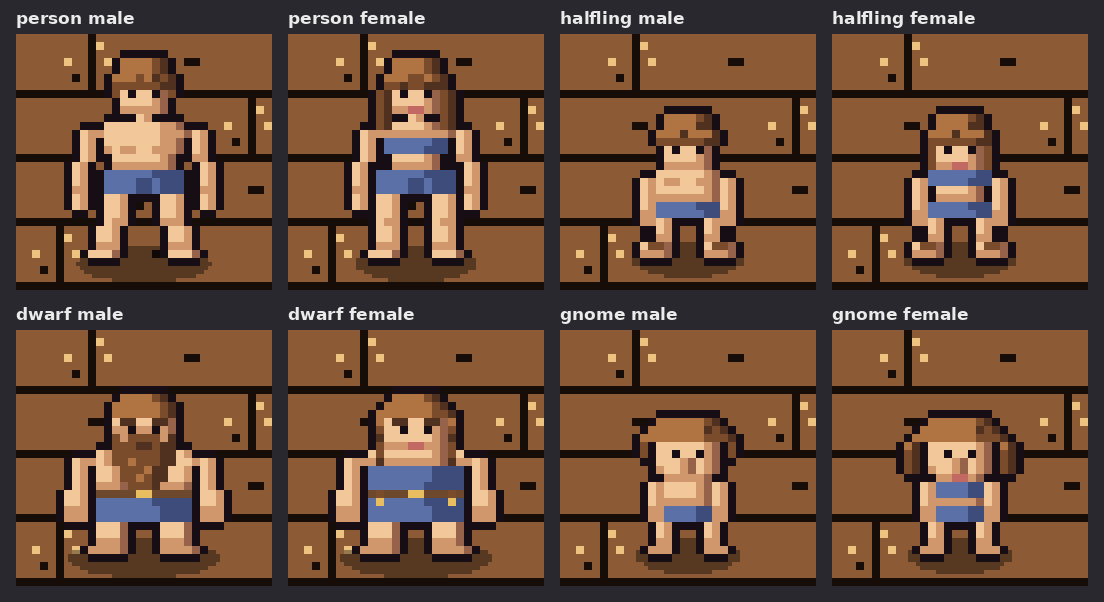
#> input picture resources/tilesets/person/_folk_check.png, 1104 x 602 px, given in place of person_male.png, which was not available
$ python make_druid.py _folk_check.png
#> lines starting #> are read from the running program, lines starting #| are printed output that depends on the picture; pictures that were not available may be replaced by others from this repository, and a replacement may not be noted
### resources/tilesets/person/person_kit.py
"""Shared helpers for the class-variant sprite generators
(make_ranger.py, make_alchemist.py, make_druid.py, make_paladin.py).

Same approach as make_fighter.py (whose base part maps this reuses, so
it must sit next to it): load a base person sprite onto its 32x32 art
grid together with its part map, repaint parts as gear while keeping
each pixel's light / mid / shadow step, add props, then redraw the
outline and the ground shadow and scale back up to 64x64.
"""
import os, sys
from PIL import Image, ImageDraw

HERE = os.path.dirname(os.path.abspath(__file__))
sys.path.insert(0, HERE)
import make_fighter as mf   # noqa: E402

N = mf.N
OUTLINE, CLEAR = mf.OUTLINE, mf.CLEAR
SKIN, HAIR, CLOTH = mf.SKIN, mf.HAIR, mf.CLOTH
STEEL, LEATHER, GOLD = mf.STEEL, mf.LEATHER, mf.GOLD
BASES = mf.BASES
bbox = mf.bbox
shade_of = mf.shade_of


class Figure:
    """One base sprite on the art grid: `part` (part names), `src`
    (the base's own pixels) and `px` (the canvas being repainted)."""

    def __init__(self, base_name, base_img):
        self.name = base_name
        self.part, self.shadow = BASES[base_name]()
        self.small = base_name.split("_")[0] in ("halfling", "gnome")
        self.barefoot = base_name.startswith("halfling")
        self.female = base_name.endswith("female")
        p = self.part
        self.src = [[CLEAR] * N for _ in range(N)]
        for y in range(N):
            for x in range(N):
                c = base_img.getpixel((2 * x, 2 * y))
                self.src[y][x] = c if c[3] == 255 else CLEAR
        self.px = [[self.src[y][x] if p[y][x] is not None else CLEAR
                    for x in range(N)] for y in range(N)]
        self.head = bbox(p, "head")
        self.head_top = self.head[1]
        self.torso = bbox(p, "torso")
        self.foot_y = bbox(p, "foot")[1]
        self.shorts = bbox(p, "shorts")
        self.has_belt = self.has("belt")
        self.belt_y = bbox(p, "belt")[1] if self.has_belt else self.shorts[1]
        self.lhand = bbox(p, "hand", "left")
        self.rhand = bbox(p, "hand", "right")
        self.arm_top, self.arm_bot = {}, {}
        for x in range(N):
            ys = mf.column_runs(p, "arm", x)
            if ys:
                self.arm_top[x], self.arm_bot[x] = min(ys), max(ys)
        self.arm_y0 = min(self.arm_top.values())

    def has(self, name):
        return any(self.part[y][x] == name for y in range(N) for x in range(N))

    def shade(self, x, y):
        return shade_of(self.src[y][x])

    def put(self, x, y, c):
        if 0 <= x < N and 0 <= y < N:
            self.px[y][x] = c

    # [4 lines left out: function put_behind, not called in this run]

    def skirt(self, bottom, pal, start=None):
        """Fill between the legs from the hips (or `start`) to `bottom`
        with a shaded skirt run in palette `pal` (light, mid, shadow)."""
        y0 = (self.shorts[3] + 1) if start is None else start
        for y in range(y0, bottom + 1):
            xs = [x for x in range(N) if self.part[y][x] == "leg"]
            if xs:
                for x, s in run_shades(range(min(xs), max(xs) + 1)).items():
                    self.px[y][x] = pal[s]

    def fist(self, hand, side):
        """Close a hand round a held prop: the column just outside it."""
        x0, y0, x1, y1 = hand
        x = x0 - 1 if side < 0 else x1 + 1
        for y in range(y0, y1 + 1):
            self.put(x, y, SKIN[0])
        return x

    def render(self):
        px = self.px
        filled = [[px[y][x] != CLEAR for x in range(N)] for y in range(N)]
        for y in range(N):
            for x in range(N):
                if not filled[y][x] and any(
                    0 <= x + dx < N and 0 <= y + dy < N and filled[y + dy][x + dx]
                    for dx, dy in ((1, 0), (-1, 0), (0, 1), (0, -1))):
                    px[y][x] = OUTLINE
        art = Image.new("RGBA", (N, N))
        art.putdata([c for row in px for c in row])
        art = art.resize((64, 64), Image.NEAREST)
        sh = Image.new("RGBA", (64, 64), CLEAR)
        ImageDraw.Draw(sh).ellipse(list(self.shadow), fill=(0, 0, 0, 96))
        return Image.alpha_composite(sh, art)


def run_shades(xs):
    """Light / mid / shadow per x for one horizontal run (same rule as
    the base renderers: last third mid, last pixel shadow)."""
    xs = list(xs)
    x0, x1 = min(xs), max(xs)
    w = x1 - x0 + 1
    out = {}
    for x in range(x0, x1 + 1):
        pos = x - x0
        s = 0
        if w >= 3 and pos >= w - (w // 3):
            s = 1
        if w >= 2 and pos == w - 1:
            s = 2 if w >= 4 else 1
        out[x] = s
    return out


def main(builder, suffix, argv):
#> called with suffix = 'druid'
    src_dir = argv[1]
    out_dir = argv[2] if len(argv) > 2 else src_dir
    os.makedirs(out_dir, exist_ok=True)
    for name in BASES:
        base = Image.open(os.path.join(src_dir, f"{name}.png")).convert("RGBA")
        builder(Figure(name, base)).save(os.path.join(out_dir, f"{name}_{suffix}.png"))
#> after the loop in __init__, `for y in range(N):`: self.src = 32 items
#> in skirt, `y0 = (self.shorts[3] + 1) if start is None else start`: y0 = 20
#> the loop in druid, `for y in m_rows:` made 3 passes
#> in druid, `hair_x = [x for x in range(N) if p[wy][x] == "hair"]`: hair_x = [12, 13, 14, 15, 16, 17, 18, 19]
#> in render, `px = self.px`: px = 32 items
#> in render, `art = Image.new("RGBA", (N, N))`: art: PIL image 32x32 RGBA; every value is 0
#> in render, `art.putdata([c for row in px for c in row])`:
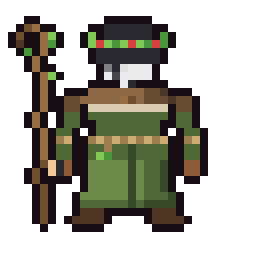
#> art: PIL image 32x32 RGBA (shown 8 times larger); mean R, G, B, A 34.3, 33.3, 23.4, 117; transparent parts drawn white
#> in render, `sh = Image.new("RGBA", (64, 64), CLEAR)`: sh: PIL image 64x64 RGBA; every value is 0
#> in render, `ImageDraw.Draw(sh).ellipse(list(self.shadow), fill=(0, 0, 0, 96))`:
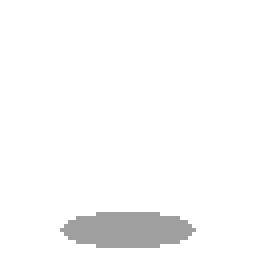
#> sh: PIL image 64x64 RGBA (shown 4 times larger); mean R, G, B, A 0, 0, 0, 5.7; transparent parts drawn white
#> in render, `return Image.alpha_composite(sh, art)`:
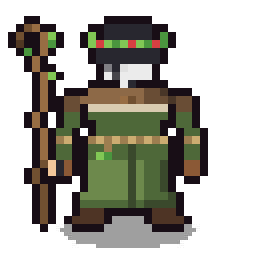
#> returned value: PIL image 64x64 RGBA (shown 4 times larger); mean R, G, B, A 34.3, 33.3, 23.4, 120.7; transparent parts drawn white
#> pass 2 of the loop in main, `for name in BASES:`:
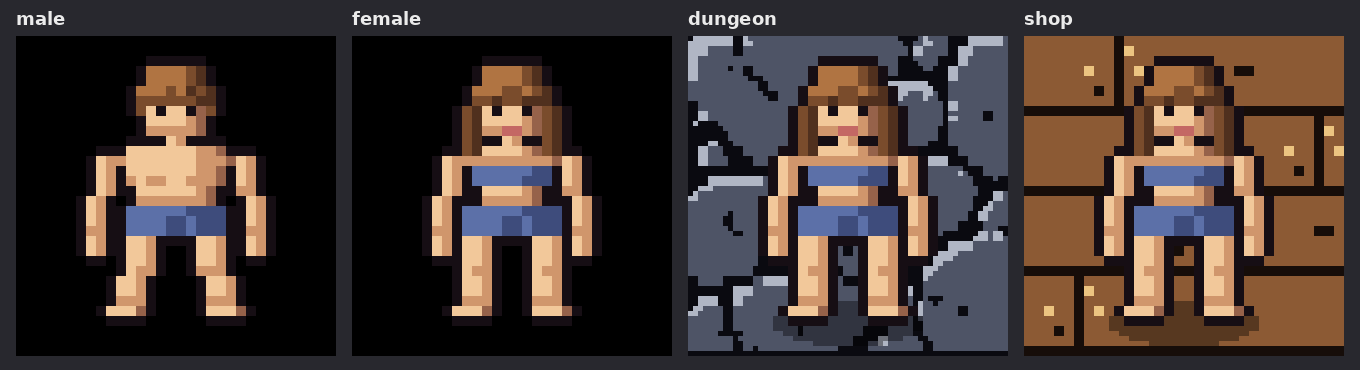
#> input picture resources/tilesets/person/_pair_check.png, 1360 x 370 px, given in place of person_female.png, which was not available
#> base: PIL image 1360x370 RGBA
#> the loop in druid (call 2), `for y in m_rows:` made 3 passes
#> in render (call 2), `ImageDraw.Draw(sh).ellipse(list(self.shadow), fill=(0, 0, 0, 96))`:
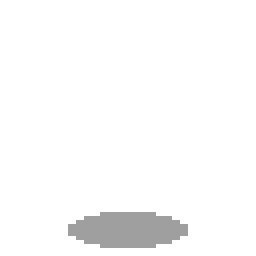
#> sh: PIL image 64x64 RGBA (shown 4 times larger); mean R, G, B, A 0, 0, 0, 5; transparent parts drawn white
#> in render (call 2), `return Image.alpha_composite(sh, art)`:
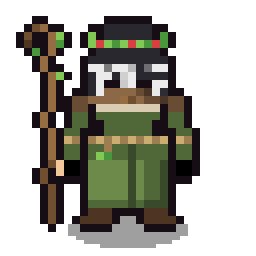
#> returned value: PIL image 64x64 RGBA (shown 4 times larger); mean R, G, B, A 33.4, 32.7, 23.7, 116.6; transparent parts drawn white
    print(len(BASES), f"{suffix} sprites ->", out_dir)

### resources/tilesets/person/make_fighter.py
"""Fighter variants of every base person sprite.

Usage: python3 make_fighter.py PERSON_SPRITE_DIR [OUT_DIR]
  (PERSON_SPRITE_DIR = web/public/modules/default/sprites/person;
   OUT_DIR defaults to the same folder)

Reads each base sprite (person_male.png, dwarf_female.png, ...) and
writes <base>_fighter.png next to it. The base art is NOT redrawn: the
script rebuilds each base's part map from its generator
(make_person.py / make_person_female.py / make_small_folk.py, which
must sit next to this file) and repaints the parts as fighter gear,
keeping the base's own lighting (each pixel's light / mid / shadow
step carries over to the new colour). Faces, hair, beards and braids
stay as drawn, so race and gender still read at a glance.

The fighter kit (same on everyone):
  - steel open helm over the crown of the hair
  - steel breastplate over the torso, steel pauldrons on the shoulders
  - red tabard skirt over the shorts, leather belt with a gold buckle
  - leather bracers, dark trousers and leather boots
    (halflings keep their bare, hairy feet)
  - a sword held upright in the right hand (viewer's left)
  - a red heater shield with a steel rim and gold boss on the left arm

Same construction rules as the bases: 32x32 art grid scaled 2x to
64x64, 1-art-px dark outline around the figure, light from the top
left, and the base's soft ground shadow.
"""
import os, sys
from PIL import Image, ImageDraw

HERE = os.path.dirname(os.path.abspath(__file__))
sys.path.insert(0, HERE)
import make_person as mp           # noqa: E402
import make_person_female as mpf   # noqa: E402
import make_small_folk as msf      # noqa: E402

N = 32
OUTLINE = mp.OUTLINE
CLEAR = (0, 0, 0, 0)
SKIN, HAIR, CLOTH = mp.SKIN, mp.HAIR, mp.CLOTH

STEEL = [(206, 214, 224, 255), (146, 156, 174, 255), (92, 100, 120, 255)]   # light, mid, shadow
RED = [(186, 54, 52, 255), (128, 34, 42, 255)]                             # tabard / shield field
LEATHER = [(150, 100, 60, 255), (106, 68, 40, 255), (70, 44, 28, 255)]
TROUSER = [(92, 82, 90, 255), (64, 56, 66, 255), (46, 40, 50, 255)]
GOLD = [(240, 200, 96, 255), (186, 140, 58, 255)]


# ── Part maps of the bases ────────────────────────────────────────
def _grid(parts, wins=("hair",)):
    part = [[None] * N for _ in range(N)]
    for name, x0, y0, x1, y1 in parts:
        for y in range(y0, y1 + 1):
            for x in range(x0, x1 + 1):
                if part[y][x] is None or name in wins:
                    part[y][x] = name
    return part


def person_male_parts():
    part = _grid(mp.PARTS)
    for x, y in [(10, 11), (21, 11), (12, 4), (19, 4)]:
        part[y][x] = None
    for y in (6, 7):
        part[y][12] = "hair"; part[y][19] = "hair"
    return part, (15, 53, 48, 61)


def person_female_parts():
    part = _grid(mpf.PARTS)
    for x, y in [(12, 4), (19, 4), (11, 6), (20, 6)]:
        part[y][x] = None
    return part, (17, 53, 46, 61)


def small_folk_parts(fn):
    """Run a make_small_folk builder with its render() swapped for a
    recorder, and rebuild the part map exactly the way render() does."""
    got = {}
    real = msf.render

    def spy(parts, trims=(), details=(), hair_dark_from=99, shadow=(17, 53, 46, 61)):
        got.update(parts=parts, trims=trims, shadow=shadow)
        return real(parts, trims, details, hair_dark_from, shadow)

    msf.render = spy
    try:
        fn()
    finally:
        msf.render = real
    part = _grid(got["parts"], wins=msf.HAIR_PARTS + ("belt", "top"))
    for x, y in got["trims"]:
        part[y][x] = None
    return part, got["shadow"]


BASES = {
    "person_male": person_male_parts,
    "person_female": person_female_parts,
    "halfling_male": lambda: small_folk_parts(lambda: msf.halfling(False)),
    "halfling_female": lambda: small_folk_parts(lambda: msf.halfling(True)),
    "dwarf_male": lambda: small_folk_parts(lambda: msf.dwarf(False)),
    "dwarf_female": lambda: small_folk_parts(lambda: msf.dwarf(True)),
    "gnome_male": lambda: small_folk_parts(lambda: msf.gnome(False)),
    "gnome_female": lambda: small_folk_parts(lambda: msf.gnome(True)),
}


# ── Helpers ───────────────────────────────────────────────────────
def shade_of(c):
    """Light / mid / shadow step (0, 1, 2) of a base pixel."""
    for pal in (SKIN, HAIR):
        if c in pal:
            return pal.index(c)
    if c in CLOTH:
        return CLOTH.index(c)
    return 1


def bbox(part, name, side=None):
    pts = [(x, y) for y in range(N) for x in range(N) if part[y][x] == name]
    if side == "left":
        pts = [p for p in pts if p[0] < 16]
    elif side == "right":
        pts = [p for p in pts if p[0] >= 16]
    xs, ys = [p[0] for p in pts], [p[1] for p in pts]
    return min(xs), min(ys), max(xs), max(ys)


def column_runs(part, name, x):
    return [y for y in range(N) if part[y][x] == name]


# ── Fighter ───────────────────────────────────────────────────────
# [151 lines left out: function fighter, not called in this run]


# [8 lines that do not run on import are left out]

### resources/tilesets/person/make_small_folk.py
"""Small-folk base people (halfling / dwarf / gnome, male + female).

Same construction as make_person.py so every humanoid is one art set:
32x32 grid scaled 2x to 64x64, transparent background, dark outline,
light from the top-left, character colours (not environment colours),
shorts (and a top on the female bases) as a neutral clothing base,
soft ground shadow, and the feet on the same ground row as the humans
(row 27) so everyone stands on the tile the same way.

Each race has its own build, not a shrunken human:
  halfling  ~2/3 human height, slim, curly hair, big bare feet
  dwarf     similar height but very broad and stocky; beard (male) /
            braids (female); belt
  gnome     the smallest, with a big head, big nose and wild hair
"""
import os, sys
from PIL import Image, ImageDraw

N = 32
OUTLINE = (22, 14, 20, 255)
SKIN = [(242, 200, 154, 255), (208, 150, 108, 255), (150, 98, 74, 255)]
HAIR = [(176, 116, 66, 255), (122, 76, 44, 255), (80, 48, 30, 255)]
CLOTH = [(92, 112, 168, 255), (62, 76, 124, 255)]
BELT = [(110, 72, 44, 255), (232, 190, 96, 255)]          # leather, buckle
LIPS = (196, 104, 100, 255)
EYE = OUTLINE
CLEAR = (0, 0, 0, 0)

SKIN_PARTS = ("head", "torso", "arm", "hand", "leg", "foot", "neck", "nose")
HAIR_PARTS = ("hair", "beard")
CLOTH_PARTS = ("shorts", "top")


def render(parts, trims=(), details=(), hair_dark_from=99, shadow=(17, 53, 46, 61)):
    """parts: [(name, x0, y0, x1, y1)]; later hair/beard entries win.
    details: [(x, y, colour)] painted after shading."""
    part = [[None] * N for _ in range(N)]
    for name, x0, y0, x1, y1 in parts:
        for y in range(y0, y1 + 1):
            for x in range(x0, x1 + 1):
                if part[y][x] is None or name in HAIR_PARTS + ("belt", "top"):
                    part[y][x] = name
    for x, y in trims:
        part[y][x] = None

    def at(x, y):
        return part[y][x] if 0 <= x < N and 0 <= y < N else None

    px = [[CLEAR] * N for _ in range(N)]
    for y in range(N):
        x = 0
        while x < N:
            if part[y][x] is None:
                x += 1; continue
            x0 = x
            while x < N and part[y][x] == part[y][x0]:
                x += 1
            x1 = x - 1
            name = part[y][x0]
            w = x1 - x0 + 1
            for xx in range(x0, x1 + 1):
                pos = xx - x0
                shade = 0
                if w >= 3 and pos >= w - (w // 3):
                    shade = 1
                if w >= 2 and pos == w - 1:
                    shade = 2 if w >= 4 else 1
                if at(xx, y + 1) != name and name in SKIN_PARTS:
                    shade = max(shade, 1)
                if name in HAIR_PARTS:
                    c = HAIR[min(2, shade + (1 if y >= hair_dark_from else 0))]
                elif name in CLOTH_PARTS:
                    c = CLOTH[1 if shade else 0]
                elif name == "belt":
                    c = BELT[0]
                else:
                    c = SKIN[shade]
                px[y][xx] = c
    for x, y, c in details:
        px[y][x] = c

    filled = [[px[y][x] != CLEAR for x in range(N)] for y in range(N)]
    for y in range(N):
        for x in range(N):
            if not filled[y][x] and any(
                0 <= x + dx < N and 0 <= y + dy < N and filled[y + dy][x + dx]
                for dx, dy in ((1, 0), (-1, 0), (0, 1), (0, -1))):
                px[y][x] = OUTLINE

    art = Image.new("RGBA", (N, N))
    art.putdata([c for row in px for c in row])
    art = art.resize((64, 64), Image.NEAREST)
    sh = Image.new("RGBA", (64, 64), CLEAR)
    ImageDraw.Draw(sh).ellipse(list(shadow), fill=(0, 0, 0, 96))
    return Image.alpha_composite(sh, art)


def row(y, x0, x1, c):
    return [(x, y, c) for x in range(x0, x1 + 1)]


def waistband(y, x0, x1):
    return [(x, y, CLOTH[1] if x > 16 else CLOTH[0]) for x in range(x0, x1 + 1)]


# ── Halfling ──────────────────────────────────────────────────────
def halfling(female=False):
    p = [
        ("hair", 13, 10, 18, 11), ("hair", 12, 11, 19, 13),
        ("head", 13, 13, 18, 16),
        ("torso", 12, 17, 19, 18),
        ("torso", 13, 19, 18, 20) if female else ("torso", 12, 19, 19, 20),
        ("shorts", 12, 21, 19, 22),
        ("arm", 10, 18, 11, 20), ("arm", 20, 18, 21, 20),
        ("arm", 10, 21, 11, 22), ("arm", 20, 21, 21, 22),
        ("hand", 10, 23, 11, 23), ("hand", 20, 23, 21, 23),
        ("leg", 12, 23, 13, 25), ("leg", 18, 23, 19, 25),
        ("foot", 10, 26, 13, 27), ("foot", 18, 26, 21, 27),   # big feet
    ]
    if female:
        p += [("hair", 12, 13, 12, 18), ("hair", 19, 13, 19, 18),
              ("top", 12, 17, 19, 18)]
    d = [(14, 10, HAIR[0]), (13, 11, HAIR[0]), (16, 11, HAIR[0]),   # curls
         (18, 12, HAIR[0]), (15, 12, HAIR[2]), (17, 11, HAIR[2]),
         (14, 14, EYE), (17, 14, EYE),
         (15, 16, LIPS if female else SKIN[1]), (16, 16, LIPS if female else SKIN[1]),
         (11, 26, HAIR[1]), (12, 26, HAIR[1]), (19, 26, HAIR[1]), (20, 26, HAIR[1])]  # hairy feet
    d += waistband(21, 12, 19)
    if female:
        d += [(x, 18, CLOTH[1] if x > 16 else CLOTH[0]) for x in range(12, 20)]
    else:
        d += [(13, 18, SKIN[1]), (14, 18, SKIN[1]), (17, 18, SKIN[1]), (18, 18, SKIN[1])]
    return render(p, trims=[(12, 11), (19, 11)], details=d,
                  hair_dark_from=13, shadow=(18, 52, 45, 60))


# ── Dwarf ─────────────────────────────────────────────────────────
# [68 lines left out: functions dwarf, gnome, not called in this run]


BUILDS = {
    "halfling_male": lambda: halfling(False),
    "halfling_female": lambda: halfling(True),
    "dwarf_male": lambda: dwarf(False),
    "dwarf_female": lambda: dwarf(True),
    "gnome_male": lambda: gnome(False),
    "gnome_female": lambda: gnome(True),
}

# [6 lines that do not run on import are left out]

### resources/tilesets/person/make_druid.py
"""Druid variants of every base person sprite.

Usage: python3 make_druid.py PERSON_SPRITE_DIR [OUT_DIR]

Writes <base>_druid.png next to each base sprite (see person_kit.py).

The druid kit (same on everyone):
  - a wreath of leaves with red berries round the head (hair, beards
    and braids show)
  - long moss-green robe falling to just above the feet, with full
    sleeves
  - a brown fur-trimmed mantle over the shoulders
  - a twisted rope belt with a hanging sprig
  - simple brown shoes (halflings: bare feet)
  - a gnarled wooden staff with a curled crook and sprouting leaves,
    held in the right hand (viewer's left)
"""
import sys
import person_kit as pk
from person_kit import Figure, main, N, CLEAR, SKIN

ROBE = [(110, 138, 74, 255), (80, 104, 56, 255), (56, 74, 42, 255)]
MANTLE = [(140, 104, 70, 255), (104, 76, 52, 255), (74, 54, 38, 255)]
FUR = (218, 204, 176, 255)
ROPE = [(204, 172, 112, 255), (156, 126, 80, 255)]
LEAF = [(130, 200, 84, 255), (74, 150, 60, 255), (46, 104, 44, 255)]
BERRY = (214, 64, 64, 255)
SHOE = [(110, 74, 46, 255), (78, 52, 34, 255)]
WOOD = [(150, 108, 66, 255), (112, 78, 48, 255), (78, 54, 34, 255)]


def druid(f: Figure):
    p, px = f.part, f.px
    hx0, _, hx1, _ = f.head
    tx0, ty0, tx1, ty1 = f.torso
    robe_bottom = f.foot_y - 2

    for y in range(N):
        for x in range(N):
            name, s = p[y][x], f.shade(x, y)
            if name in ("torso", "top", "shorts", "belt"):
                px[y][x] = ROBE[min(2, s)]
            elif name == "arm":
                px[y][x] = MANTLE[min(2, s)] if y <= f.arm_y0 + 1 else ROBE[min(2, s)]
            elif name == "leg":
                if y <= robe_bottom:
                    px[y][x] = ROBE[min(2, s)]
                elif not f.barefoot:
                    px[y][x] = SHOE[0 if s == 0 else 1]
            elif name == "foot" and not f.barefoot:
                px[y][x] = SHOE[0 if s == 0 else 1]

    f.skirt(robe_bottom, ROBE)
    for y in range(f.shorts[1] + 1, robe_bottom + 1):   # robe fold
        if px[y][16] in ROBE:
            px[y][16] = ROBE[2]
    for x in range(N):                                  # darker hem
        if px[robe_bottom][x] in ROBE:
            px[robe_bottom][x] = ROBE[2] if px[robe_bottom][x] != ROBE[0] else ROBE[1]

    # mantle over the shoulders, fur trim along its lower edge
    m_rows = range(ty0, ty0 + (2 if f.small else 3))
    for y in m_rows:
        xs = [x for x in range(N) if p[y][x] in ("torso", "top")]
        if not xs:
            continue
        for x, s in pk.run_shades(xs).items():
            px[y][x] = MANTLE[s]
    trim_y = max(m_rows)
    for x in range(N):
        if px[trim_y][x] in MANTLE and p[trim_y][x] in ("torso", "top"):
            px[trim_y][x] = FUR
    # mantle clasp (a wooden toggle)
    px[ty0 + 1][15] = WOOD[0]; px[ty0 + 1][16] = WOOD[1]

    # rope belt with a sprig of leaves hanging from it
    by = f.belt_y
    for x in range(N):
        if px[by][x] in ROBE:
            px[by][x] = ROPE[0] if x % 2 == 0 else ROPE[1]
    for y, x, c in ((by + 1, 13, ROPE[1]), (by + 2, 13, LEAF[1]), (by + 2, 12, LEAF[0])):
        if px[y][x] != CLEAR:
            px[y][x] = c

    # leaf wreath round the head, with berries
    wy = f.head_top - 2                                 # on the crown, clear of the brows
    hair_x = [x for x in range(N) if p[wy][x] == "hair"]
    xs = list(range(min(hair_x) - 1, max(hair_x) + 2))
    for i, x in enumerate(xs):
        f.put(x, wy, LEAF[i % 2])
    for x in (xs[1], xs[len(xs) // 2], xs[-2]):
        f.put(x, wy, BERRY)
    f.put(xs[0], wy - 1, LEAF[0])                       # leaves sticking up
    f.put(xs[-1], wy - 1, LEAF[1])

    # gnarled staff with a curled crook, in the viewer's-left hand
    x0, y0, x1, y1 = f.lhand
    sx = f.fist(f.lhand, -1) - 1
    top = max(2, f.head_top - (2 if f.small else 3))
    for y in range(top, f.foot_y + 1):
        kink = 1 if (y - top) % 7 in (3, 4) else 0      # knotty wobble
        f.put(sx - kink, y, WOOD[0] if y < y0 else WOOD[1])
    # crook curling back over the top
    for x, y, c in ((sx - 1, top - 1, WOOD[0]), (sx - 2, top - 1, WOOD[1]),
                    (sx - 3, top, WOOD[1]), (sx - 3, top + 1, WOOD[2])):
        f.put(x, y, c)
    for x, y, c in ((sx + 1, top, LEAF[0]), (sx + 1, top + 1, LEAF[1]),
                    (sx - 2, top + 2, LEAF[1]), (sx + 1, top + 5, LEAF[0])):
        f.put(x, y, c)
    return f.render()


if __name__ == "__main__":
#> (the run stopped early here; a loop or call above may not have finished)
